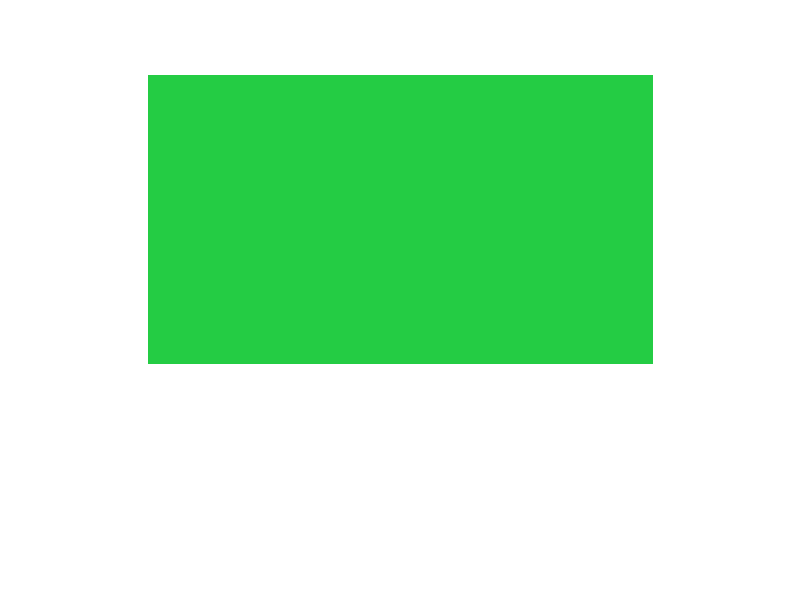
Frame 1 (no input)
Frame 60 (the mouse pressed at the canvas centre just before this capture): identical to frame 1, image omitted
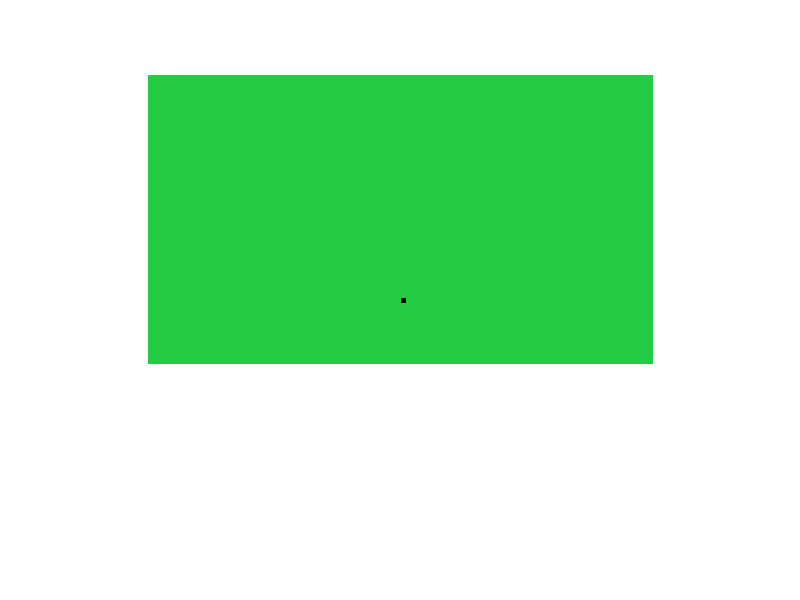
Frame 120 (the mouse held since frame 60 and released just before this capture)

The Processing sketch that drew these frames (run headless with seeded random() and noise(); from frame 60 on, the mouse is pressed at the canvas centre):

// Processing sketch: nokia5110screenemulator
// ── nokia5110screenemulator.pde
final int VIEWWIDTH = 800;
final int VIEWHEIGHT = 480;
final int PIXELSIZE = 6;
final int SCREENWIDTH = 84*PIXELSIZE; 
final int SCREENHEIGHT = 48*PIXELSIZE; 

int XOFFSET;
int YOFFSET = 75;

final color BGFILL = color(36,204,68);
final color GRIDCOL = color(100,100,100);

boolean showGrid = false;

byte[] vidMem;

void setup() {

  size(800, 600);
  
  XOFFSET = (width-SCREENWIDTH)/2;
  
  background(255);
  vidMem = new byte[504];
}

void draw() {

  if (mousePressed) {
    PVector screenPos = mouseToScreenPos();
    if (screenPos.x >= 0 && screenPos.y >= 0) {
      setBit((int)screenPos.x, (int)screenPos.y);

    }
  }
  drawDataToScreen();

}

void keyPressed() {
  if (key == 'c') {
    vidMem = new byte[504];
  }
  
  if (key == 'g') {
    showGrid = !showGrid;
  }
  
  if (key == 's') {
    PImage shot = screenshot();
    image(shot, XOFFSET, 500);
    selectOutput("Select a file to save", "savePngScreenshot");
  }
  
  if (key == 'q') {
    exit();
  }
}

/*=================================

UTILITY FUNCTIONS

===================================*/

void savePngScreenshot(File output) {
  if (output != null) {
    screenshot().save(output.getAbsolutePath());
  }
}

/*Draw the image on screen into a 84*48 pixel png image */
PImage screenshot() {
  boolean[] bits = bytesToBooleans(vidMem);
  PImage output = createImage(84, 48, RGB);
  output.loadPixels();
  for (int i = 0; i < output.pixels.length; i++) {
    output.pixels[i] = (bits[bits.length-1-i]?color(0):BGFILL);
  }
  output.updatePixels();
  return output;
}

PVector mouseToScreenPos() {
  int screenX = (mouseX-XOFFSET)/PIXELSIZE;
  int screenY = (mouseY-YOFFSET)/PIXELSIZE;
  if (screenX < 0 || screenX > 83) {
    screenX = -1;
  }
  
  if (screenY < 0 || screenY > 47) {
    screenY = -1;
  }
  
  return new PVector(screenX,screenY);
}

/* Set a bit at x,y to 1 in vidMem

  x in [0;83]
  y in [0;47]
*/ 
void setBit(int x, int y) {
  int position = y*84+x; // 0..4031
  byte shift = (byte)(position % 8);
  int byteIdx = (position - shift)/8;
  byte setBit =  (byte) (1  << (7-shift)); // endianess!
  vidMem[byteIdx] |= setBit;
}

/* Using Bresenham's Line Drawing ALogrithm
   https://en.wikipedia.org/wiki/Bresenham's_line_algorithm
   
   FIXME: Issue with drawing when slope is negative
*/
void drawLine(int x0, int y0, int x1, int y1) {
  
  // Force the gradient to always be positive
  int startX = (x0<x1?x0:x1);
  int endX = (x1>x0?x1:x0);
  int startY = (y0<y1?y0:y1);
  int endY = (y1>y0?y1:y0);
  
  int dx = endX-startX;
  int dy = endY-startY;
  int D = 2*dy - dx;
  int y = startY;
  
  for(int x = startX; x < endX; x++) {
    setBit(x,y);
    if (D > 0) {
      y = y + 1;
      D = D - 2*dx;
    }
    
    D = D + 2*dy;
  }
 

}




void drawDataToScreen() {
  if (showGrid) {
    stroke(GRIDCOL);
  } else {
    stroke(BGFILL);
  }
  // flatten vidMem into bitarray
  boolean[] bits = bytesToBooleans(vidMem);
  for (int i=0; i<84; i++) {
    for (int j=0; j<48; j++) {
      if (bits[(bits.length-1)-(j*84+i)]) {
        fill(0);
      } else {
        fill(BGFILL);
      }
      rect(XOFFSET+i*PIXELSIZE, YOFFSET+j*PIXELSIZE, PIXELSIZE, PIXELSIZE);
    }
  }
}



// Utility function from 
// http://www.java2s.com/example/java-utility-method/byte-array-to-boolean/bytestobooleans-byte-bytes-bd06b.html
boolean[] bytesToBooleans(byte[] bytes) {
  int tempValue = 0;
  boolean[] booleans = new boolean[bytes.length * 8];

  // Build FLAGS register
  for (int b = bytes.length - 1; b >= 0; b--) {
    for (int j = 0; j < 8; j++) {
      // Convert flag into boolean
      tempValue = (bytes[b] >> j) & 0x01;
      if (tempValue == 1) {
        booleans[((bytes.length - 1 - b) * 8) + j] = true;
      } else {
        booleans[((bytes.length - 1 - b) * 8) + j] = false;
      }
    }
  }
  return booleans;
}
